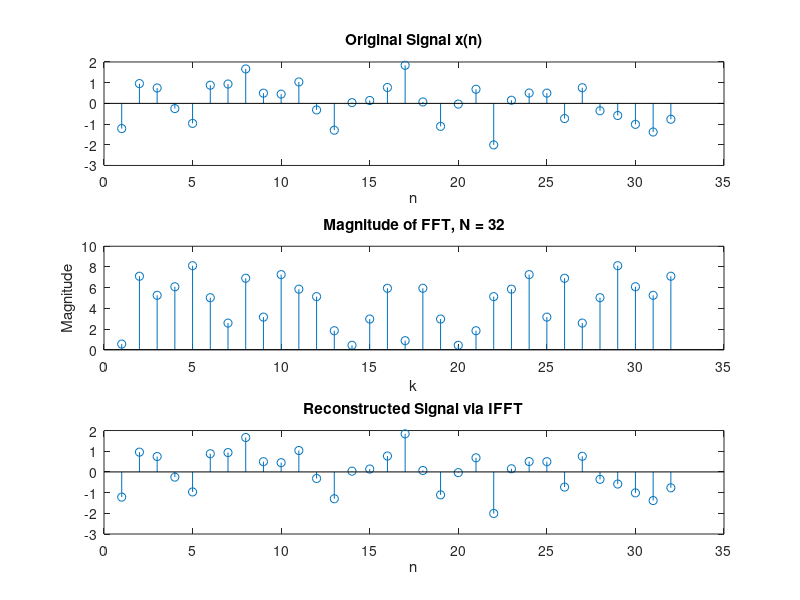

This chart was generated by the following MATLAB code:
N = 32;
x = randn(1, N); % Generate a real-valued random noise sequence
X = fft(x, N); % Compute the N-point DFT
x_reconstructed = ifft(X, N); % Compute the IDFT
% Plotting the results to verify
subplot(3,1,1); stem(x);
title('Original Signal x(n)'); xlabel('n');

subplot(3,1,2); stem(abs(X));
title(['Magnitude of FFT, N = ' num2str(N)]); xlabel('k'); ylabel('Magnitude');

subplot(3,1,3); stem(real(x_reconstructed));
title('Reconstructed Signal via IFFT'); xlabel('n');
